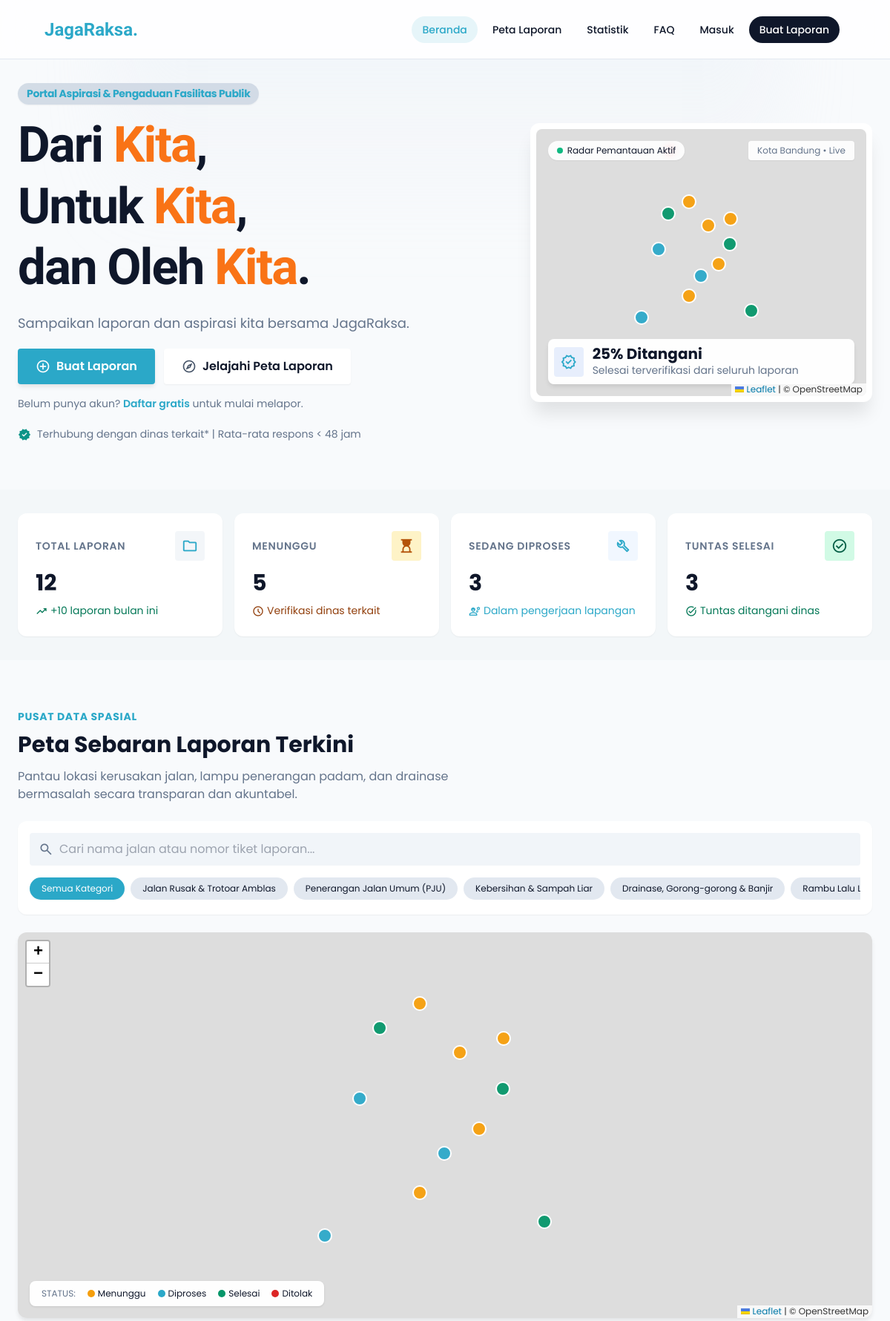
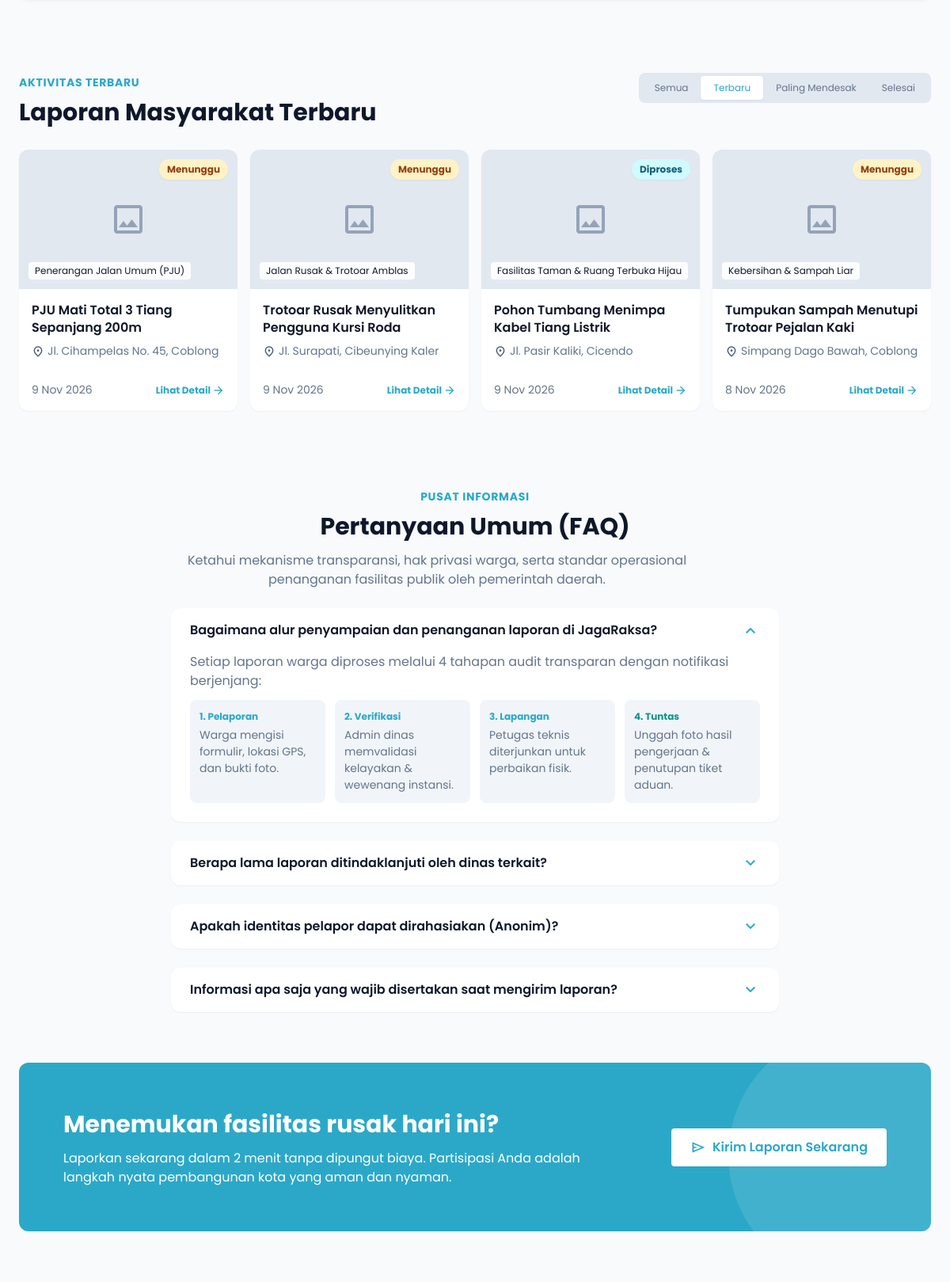
The page / (upper part) on the database its author committed (2 pictures, top to bottom).
### tables this page shows
CREATE TABLE categories (
  id          INT UNSIGNED NOT NULL AUTO_INCREMENT,
  slug        VARCHAR(80)  NOT NULL,
  name        VARCHAR(120) NOT NULL,
  icon        VARCHAR(50)  NOT NULL DEFAULT 'report',     
  agency_id   INT UNSIGNED NULL,                          
  description TEXT NULL,
  PRIMARY KEY (id),
  UNIQUE KEY uq_categories_slug (slug),
  CONSTRAINT fk_cat_agency FOREIGN KEY (agency_id) REFERENCES agencies (id) ON DELETE SET NULL
);

CREATE TABLE reports (
  id            BIGINT UNSIGNED NOT NULL AUTO_INCREMENT,
  ticket_code   VARCHAR(20) NOT NULL,                     
  user_id       BIGINT UNSIGNED NOT NULL,
  category_id   INT UNSIGNED NOT NULL,
  district_id   INT UNSIGNED NULL,
  agency_id     INT UNSIGNED NULL,                        
  assigned_to   BIGINT UNSIGNED NULL,                     
  title         VARCHAR(255) NOT NULL,
  description   TEXT NOT NULL,
  address       VARCHAR(500) NOT NULL,
  latitude      DECIMAL(10,8) NULL,
  longitude     DECIMAL(11,8) NULL,
  impact_level  ENUM('sedang','bahaya') NOT NULL DEFAULT 'sedang',
  is_anonymous  TINYINT(1) NOT NULL DEFAULT 0,
  status        ENUM('pending','proses','selesai','ditolak') NOT NULL DEFAULT 'pending',
  resolved_at   DATETIME NULL,
  created_at    TIMESTAMP NOT NULL DEFAULT CURRENT_TIMESTAMP,
  updated_at    TIMESTAMP NOT NULL DEFAULT CURRENT_TIMESTAMP ON UPDATE CURRENT_TIMESTAMP,
  PRIMARY KEY (id),
  UNIQUE KEY uq_reports_ticket (ticket_code),
  KEY idx_rep_status (status),
  KEY idx_rep_created (created_at),
  KEY idx_rep_user (user_id),
  CONSTRAINT fk_rep_user     FOREIGN KEY (user_id)     REFERENCES users (id)      ON DELETE CASCADE,
  CONSTRAINT fk_rep_cat      FOREIGN KEY (category_id) REFERENCES categories (id),
  CONSTRAINT fk_rep_district FOREIGN KEY (district_id) REFERENCES districts (id)  ON DELETE SET NULL,
  CONSTRAINT fk_rep_agency   FOREIGN KEY (agency_id)   REFERENCES agencies (id)   ON DELETE SET NULL,
  CONSTRAINT fk_rep_assignee FOREIGN KEY (assigned_to) REFERENCES users (id)      ON DELETE SET NULL
);

### index.php (the view, shortened to what the rows shown need)
<?php
require_once __DIR__ . '/config.php';
$cats    = categories();
$tab   = $_GET['tab'] ?? 'terbaru';
$order = $tab === 'mendesak'
    ? "ORDER BY (r.impact_level = 'bahaya') DESC, r.created_at DESC"
    : 'ORDER BY r.created_at DESC';
$where = $tab === 'selesai' ? "WHERE r.status = 'selesai'" : '';
$latest = db()->query("SELECT r.*, c.name AS cat_name FROM reports r
                       JOIN categories c ON c.id = r.category_id $where $order LIMIT 4")->fetchAll();
include __DIR__ . '/includes/public_header.php';
?>
<link rel="stylesheet" href="assets/index.css">
<main class="page-main">
  <div class="hero-wrapper">
    <section class="hero-section">
      <div class="hero-grid">
        <div class="hero-content">
          <h1 class="jr-h1 hero-title">
            <span class="jr-ln" style="--d:0"><span>Dari <i>Kita</i>,</span></span>
            <span class="jr-ln" style="--d:1"><span>Untuk <i>Kita</i>,</span></span>
            <span class="jr-ln" style="--d:2"><span>dan Oleh <i>Kita</i>.</span></span>
          </h1>
        </div>
      </div>
    </section>
  </div>
  <section id="peta-laporan" class="section-peta">
    <div class="container-flex-col">
      <div class="section-header">
        <h2 class="section-title">Peta Sebaran Laporan Terkini</h2>
      </div>
      <div class="map-controls-card">
        <div class="category-filters" id="catFilters">
          <button data-cat="" class="btn-cat-filter active">Semua Kategori</button>
          <?php foreach ($cats as $c): ?>
            <button data-cat="<?= $c['id'] ?>" class="btn-cat-filter"><?= e($c['name']) ?></button>
          <?php endforeach; ?>
        </div>
      </div>
    </div>
  </section>
  <section class="section-laporan">
    <div class="container-flex-col">
      <div class="laporan-header-wrap">
        <div>
          <h2 class="section-title">Laporan Masyarakat Terbaru</h2>
        </div>
      </div>
      <div id="laporan-terbaru" class="container-grid-4">
        <?php foreach ($latest as $r): $photo = first_photo((int)$r['id']); $sm = STATUS_META[$r['status']]; ?>
        <div class="report-card group">
          <div class="report-card-media">
            <?php if ($photo): ?>
              <img class="report-card-img" src="<?= e($photo) ?>" alt="<?= e($r['title']) ?>"/>
            <?php else: ?>
              <div class="report-card-placeholder">
                <span class="material-symbols-outlined icon-placeholder">image</span>
              </div>
            <?php endif; ?>
            <span class="status-badge <?= $sm['badge'] ?>"><?= e($sm['label']) ?></span>
            <span class="category-badge"><?= e($r['cat_name']) ?></span>
          </div>
          <div class="report-card-body">
            <div class="report-card-text">
              <h3 class="report-card-title"><?= e($r['title']) ?></h3>
              <p class="report-card-location">
                <span class="material-symbols-outlined icon-16 text-secondary">location_on</span>
                <span class="truncate"><?= e($r['address']) ?></span>
              </p>
            </div>
            <div class="report-card-footer">
              <span class="report-card-date"><?= e(format_tanggal($r['created_at'])) ?></span>
              <a class="report-card-link" href="<?= $user ? 'laporan-saya.php?tiket=' . urlencode($r['ticket_code']) : 'login.php' ?>">
                Lihat Detail <span class="material-symbols-outlined icon-16">arrow_forward</span>
              </a>
            </div>
          </div>
        </div>
        <?php endforeach; ?>
      </div>
    </div>
  </section>
  <section id="faq" class="section-faq">
    <div class="faq-container">
      <div class="faq-header">
        <h2 class="section-title">Pertanyaan Umum (FAQ)</h2>
      </div>
    </div>
  </section>
  <section class="section-cta">
    <div class="cta-banner">
      <div class="cta-content">
        <h2 class="cta-title">Menemukan fasilitas rusak hari ini?</h2>
      </div>
    </div>
  </section>
</main>
<?php include __DIR__ . '/includes/public_footer.php'; ?>

### rows shown on the page
categories: name "Jalan Rusak & Trotoar Amblas"
categories: name "Penerangan Jalan Umum (PJU)"
categories: name "Kebersihan & Sampah Liar"
categories: name "Drainase, Gorong-gorong & Banjir"
categories: name "Rambu Lalu…"
reports: status "Menunggu", category.name "Penerangan Jalan Umum (PJU)", title "PJU Mati Total 3 Tiang Sepanjang 200m", address "Jl. Cihampelas No. 45, Coblong", created_at "9 Nov 2026"
reports: status "Menunggu", category.name "Jalan Rusak & Trotoar Amblas", title "Trotoar Rusak Menyulitkan Pengguna Kursi Roda", address "Jl. Surapati, Cibeunying Kaler", created_at "9 Nov 2026"
reports: status "Diproses", category.name "Fasilitas Taman & Ruang Terbuka Hijau", title "Pohon Tumbang Menimpa Kabel Tiang Listrik", address "Jl. Pasir Kaliki, Cicendo", created_at "9 Nov 2026"
reports: status "Menunggu", category.name "Kebersihan & Sampah Liar", title "Tumpukan Sampah Menutupi Trotoar Pejalan Kaki", address "Simpang Dago Bawah, Coblong", created_at "8 Nov 2026"

### other values the page prints
$pct "25"
$lbl "TOTAL LAPORAN"
$val "12"
$sub "+10 laporan bulan ini"
$lbl "MENUNGGU"
$val "5"
$sub "Verifikasi dinas terkait"
$lbl "SEDANG DIPROSES"
$val "3"
$sub "Dalam pengerjaan lapangan"
$lbl "TUNTAS SELESAI"
$sub "Tuntas ditangani dinas"
$m['label'] "Menunggu"
$m['label'] "Diproses"
$m['label'] "Selesai"
